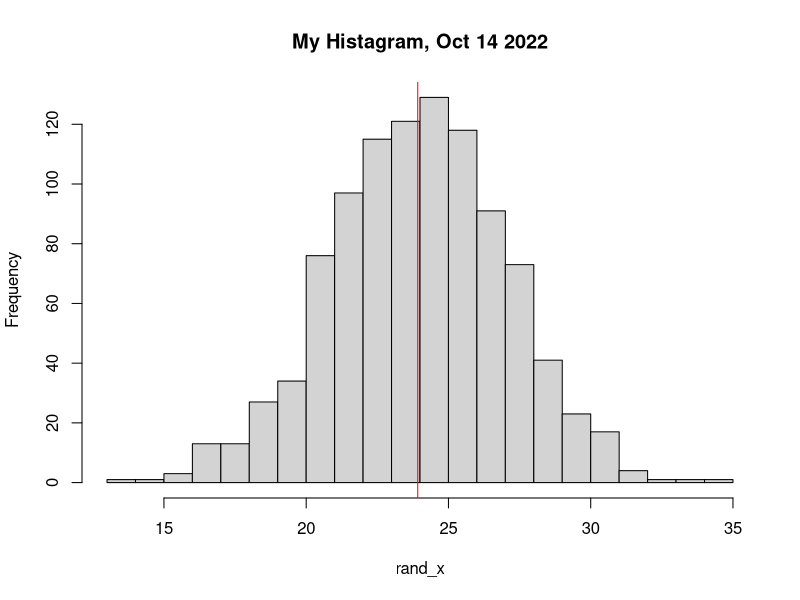
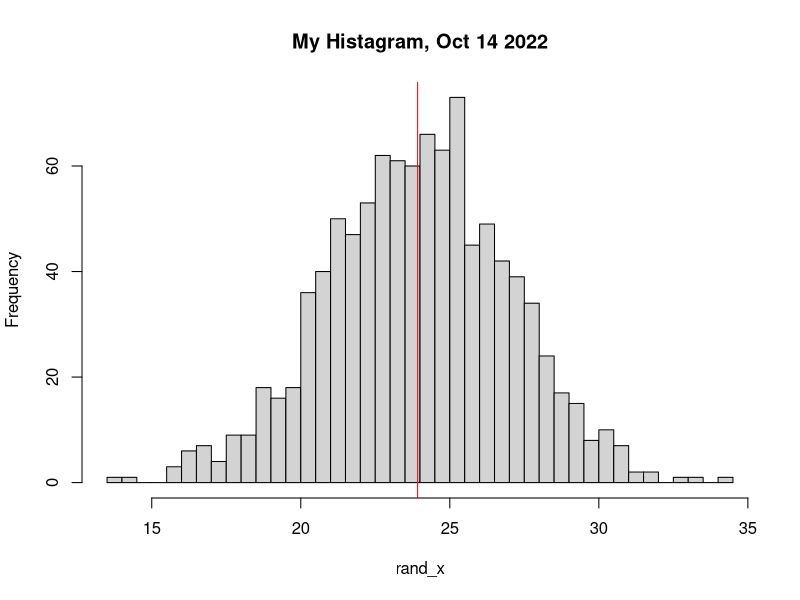
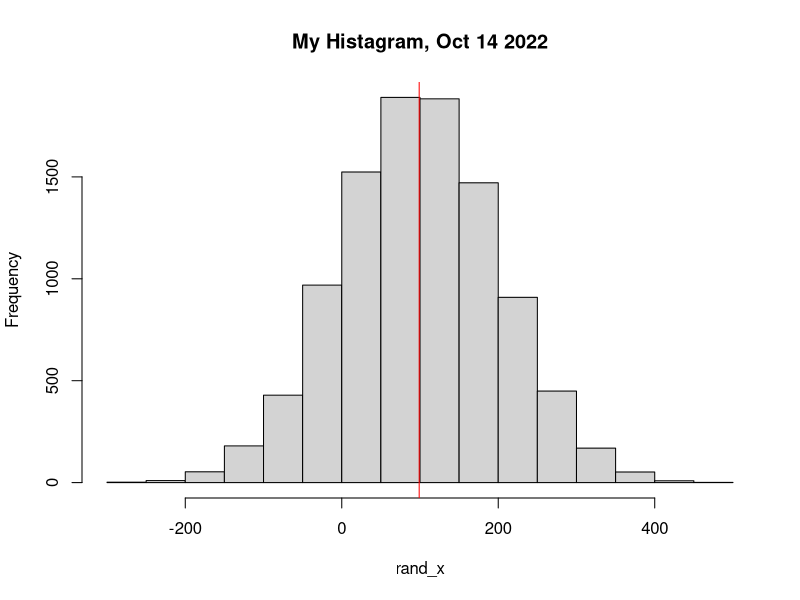

Generate these figures, in order, with R:
## plot.random.r
## Zack Mueller
## STA 308
#
#Purpose: a function that will craete a random sample of normal deviates, 
#         plot a histagram and maybe provide some "other stuff"
###############################################################################
plotRandomD <- function(numpets=100) {
  hist(rnorm(numpets))
}

plotRandomD


# lets be more flexable for our function
plotRandomNormals <- function(numpts=1000, mu=24, sigma=3, numbins=15, 
                              title="My Histagram, Oct 14 2022", 
                              meanColor="red", 
                              seed=8675309) 
  {
  set.seed(seed)
  rand_x <- rnorm(numpts, mean=mu, sd=sigma)
  mean_x <- mean(rand_x)
  hist(rand_x, breaks=numbins, main=title)
  abline(v=mean_x, col=meanColor)
  list(Mean_X = mean_x,
       StdDev_X = sd(rand_x),
       RandomValues = rand_x
       )
}

plotRandomNormals()
plotRandomNormals(numbins=30)
plotRandomNormals(numpts=10000, mu=99, sigma=100)




















